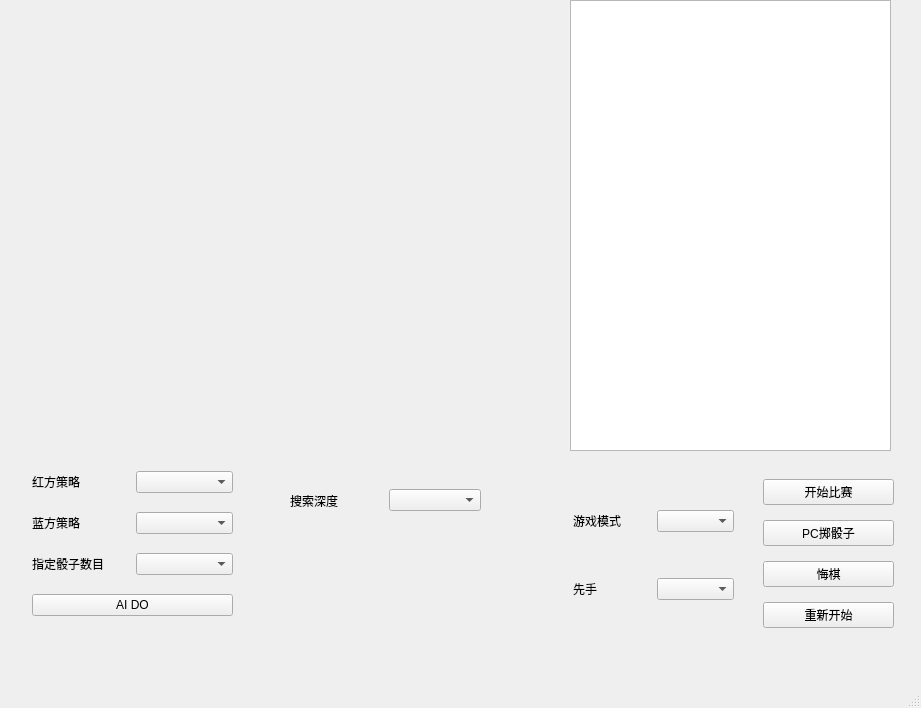
<?xml version="1.0" encoding="UTF-8"?>
<ui version="4.0">
 <class>MainWindow</class>
 <widget class="QMainWindow" name="MainWindow">
  <property name="geometry">
   <rect>
    <x>0</x>
    <y>0</y>
    <width>921</width>
    <height>708</height>
   </rect>
  </property>
  <property name="windowTitle">
   <string>MainWindow</string>
  </property>
  <widget class="QWidget" name="centralwidget">
   <widget class="QWidget" name="verticalLayoutWidget">
    <property name="geometry">
     <rect>
      <x>0</x>
      <y>0</y>
      <width>481</width>
      <height>421</height>
     </rect>
    </property>
    <layout class="QVBoxLayout" name="verticalLayout"/>
   </widget>
   <widget class="QWidget" name="verticalLayoutWidget_2">
    <property name="geometry">
     <rect>
      <x>570</x>
      <y>0</y>
      <width>321</width>
      <height>451</height>
     </rect>
    </property>
    <layout class="QVBoxLayout" name="verticalLayout_2">
     <item>
      <widget class="QTextEdit" name="boardStatusBar">
       <property name="readOnly">
        <bool>true</bool>
       </property>
      </widget>
     </item>
    </layout>
   </widget>
   <widget class="QWidget" name="verticalLayoutWidget_3">
    <property name="geometry">
     <rect>
      <x>763</x>
      <y>470</y>
      <width>131</width>
      <height>171</height>
     </rect>
    </property>
    <layout class="QVBoxLayout" name="verticalLayout_3">
     <item>
      <widget class="QPushButton" name="startMatchButton">
       <property name="text">
        <string>开始比赛</string>
       </property>
      </widget>
     </item>
     <item>
      <widget class="QPushButton" name="diceButton">
       <property name="text">
        <string>PC掷骰子</string>
       </property>
      </widget>
     </item>
     <item>
      <widget class="QPushButton" name="backButton">
       <property name="text">
        <string>悔棋</string>
       </property>
      </widget>
     </item>
     <item>
      <widget class="QPushButton" name="replayMatchButton">
       <property name="text">
        <string>重新开始</string>
       </property>
      </widget>
     </item>
    </layout>
   </widget>
   <widget class="QWidget" name="verticalLayoutWidget_4">
    <property name="geometry">
     <rect>
      <x>573</x>
      <y>470</y>
      <width>161</width>
      <height>171</height>
     </rect>
    </property>
    <layout class="QVBoxLayout" name="verticalLayout_4">
     <item>
      <layout class="QHBoxLayout" name="horizontalLayout_3">
       <item>
        <widget class="QLabel" name="modeSelectLable">
         <property name="text">
          <string>游戏模式</string>
         </property>
         <property name="margin">
          <number>0</number>
         </property>
        </widget>
       </item>
       <item>
        <widget class="QComboBox" name="gameModeSelectCombBox"/>
       </item>
      </layout>
     </item>
     <item>
      <layout class="QHBoxLayout" name="horizontalLayout_2">
       <item>
        <widget class="QLabel" name="label_3">
         <property name="text">
          <string>先手</string>
         </property>
        </widget>
       </item>
       <item>
        <widget class="QComboBox" name="setSenteComboBox"/>
       </item>
      </layout>
     </item>
    </layout>
   </widget>
   <widget class="QWidget" name="horizontalLayoutWidget_5">
    <property name="geometry">
     <rect>
      <x>290</x>
      <y>470</y>
      <width>191</width>
      <height>61</height>
     </rect>
    </property>
    <layout class="QHBoxLayout" name="horizontalLayout_5">
     <item>
      <widget class="QLabel" name="label">
       <property name="text">
        <string>搜索深度</string>
       </property>
      </widget>
     </item>
     <item>
      <widget class="QComboBox" name="searchDeepCombBox"/>
     </item>
    </layout>
   </widget>
   <widget class="QWidget" name="verticalLayoutWidget_5">
    <property name="geometry">
     <rect>
      <x>32</x>
      <y>458</y>
      <width>201</width>
      <height>171</height>
     </rect>
    </property>
    <layout class="QVBoxLayout" name="verticalLayout_5">
     <item>
      <layout class="QHBoxLayout" name="horizontalLayout_7">
       <item>
        <widget class="QLabel" name="redStrategySelectLable">
         <property name="text">
          <string>红方策略</string>
         </property>
        </widget>
       </item>
       <item>
        <widget class="QComboBox" name="redStrategySelectCombBox"/>
       </item>
      </layout>
     </item>
     <item>
      <layout class="QHBoxLayout" name="horizontalLayout_6">
       <item>
        <widget class="QLabel" name="blueStrategySelectLable">
         <property name="text">
          <string>蓝方策略</string>
         </property>
        </widget>
       </item>
       <item>
        <widget class="QComboBox" name="blueStrategySelectCombBox"/>
       </item>
      </layout>
     </item>
     <item>
      <layout class="QHBoxLayout" name="horizontalLayout_4">
       <item>
        <widget class="QLabel" name="setDiceLable">
         <property name="text">
          <string>指定骰子数目</string>
         </property>
        </widget>
       </item>
       <item>
        <widget class="QComboBox" name="setDiceComboBox"/>
       </item>
      </layout>
     </item>
     <item>
      <widget class="QPushButton" name="letAIDoButton">
       <property name="text">
        <string>AI DO</string>
       </property>
      </widget>
     </item>
    </layout>
   </widget>
  </widget>
  <widget class="QMenuBar" name="menubar">
   <property name="geometry">
    <rect>
     <x>0</x>
     <y>0</y>
     <width>921</width>
     <height>24</height>
    </rect>
   </property>
  </widget>
  <widget class="QStatusBar" name="statusbar"/>
 </widget>
 <resources/>
 <connections>
  <connection>
   <sender>letAIDoButton</sender>
   <signal>clicked()</signal>
   <receiver>MainWindow</receiver>
   <slot>letAIDo()</slot>
   <hints>
    <hint type="sourcelabel">
     <x>181</x>
     <y>637</y>
    </hint>
    <hint type="destinationlabel">
     <x>308</x>
     <y>631</y>
    </hint>
   </hints>
  </connection>
  <connection>
   <sender>gameModeSelectCombBox</sender>
   <signal>currentIndexChanged(int)</signal>
   <receiver>MainWindow</receiver>
   <slot>handleGameModeChanged(int)</slot>
   <hints>
    <hint type="sourcelabel">
     <x>732</x>
     <y>550</y>
    </hint>
    <hint type="destinationlabel">
     <x>647</x>
     <y>486</y>
    </hint>
   </hints>
  </connection>
  <connection>
   <sender>redStrategySelectCombBox</sender>
   <signal>currentIndexChanged(int)</signal>
   <receiver>MainWindow</receiver>
   <slot>redStrategyChanged(int)</slot>
   <hints>
    <hint type="sourcelabel">
     <x>192</x>
     <y>503</y>
    </hint>
    <hint type="destinationlabel">
     <x>238</x>
     <y>451</y>
    </hint>
   </hints>
  </connection>
  <connection>
   <sender>blueStrategySelectCombBox</sender>
   <signal>currentIndexChanged(int)</signal>
   <receiver>MainWindow</receiver>
   <slot>blueStrategyChanged(int)</slot>
   <hints>
    <hint type="sourcelabel">
     <x>167</x>
     <y>553</y>
    </hint>
    <hint type="destinationlabel">
     <x>259</x>
     <y>553</y>
    </hint>
   </hints>
  </connection>
  <connection>
   <sender>setDiceComboBox</sender>
   <signal>currentIndexChanged(int)</signal>
   <receiver>MainWindow</receiver>
   <slot>onSetDiceComboBoxIndexChanged(int)</slot>
   <hints>
    <hint type="sourcelabel">
     <x>213</x>
     <y>593</y>
    </hint>
    <hint type="destinationlabel">
     <x>287</x>
     <y>592</y>
    </hint>
   </hints>
  </connection>
 </connections>
 <slots>
  <slot>letAIDo()</slot>
  <slot>handleGameModeChanged(int)</slot>
  <slot>redStrategyChanged(int)</slot>
  <slot>blueStrategyChanged(int)</slot>
  <slot>onSetDiceComboBoxIndexChanged(int)</slot>
 </slots>
</ui>
